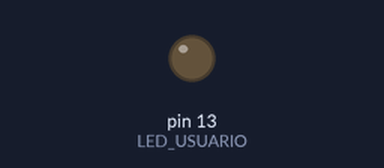
Bench run of a sketch on a simulated Arduino Uno, built with avr-gcc and run on an emulated ATmega328P. Parts: output pins drawn as LEDs (lit = HIGH).

Above: at 3.0 s.
At 5.0 s:
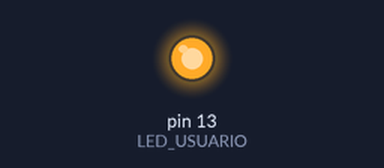
Timing chart, 0 to 9.8 s (numbered marks = the images above):
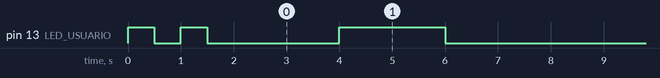

The sketch:

Reto_01.ino
```cpp
//Reto 01
//El led de usuario
//Definiciones

#define LED_USUARIO 13              //constante LED_USUARIO=13

void setup()                        //No se repite en el setup
{
 pinMode(LED_USUARIO, OUTPUT);      //Configura el pin 13 como salida

  //parpadeo 1
  digitalWrite(LED_USUARIO, HIGH);  //Enciende el led de usuario para que se encienda
  delay(500);                       //Espera 500 milisegundos
  digitalWrite(LED_USUARIO, LOW);   //Configura el led de usuario para que se apague
  delay(500);                       //Espera 500 milisegundos
  //parpadeo 2
  digitalWrite(LED_USUARIO, HIGH);  //Enciende el led de usuario para que se encienda
  delay(500);                       //Espera 500 milisegundos
  digitalWrite(LED_USUARIO, LOW);   //Configura el led de usuario para que se apague
  delay(500);                       //Espera 500 milisegundos
}

void loop()                         //función principal
{
  delay(2000);                      //Espera 2 segundos
  digitalWrite(LED_USUARIO, HIGH);  //Enciende el led de usuario para que se encienda
  delay(2000);                      //Espera 2 segundos

  digitalWrite(LED_USUARIO, LOW);   //Configura el led de usuario para que se apague
  delay(2000);                      //Espera 2 segundos
}
```

Measured:
- by itself, pin 13 (LED_USUARIO): goes LOW 0.50 s, HIGH 0.50 s, LOW 2.5 s, 20 × (HIGH 2.0 s, LOW 4.0 s), HIGH 2.0 s, then LOW
